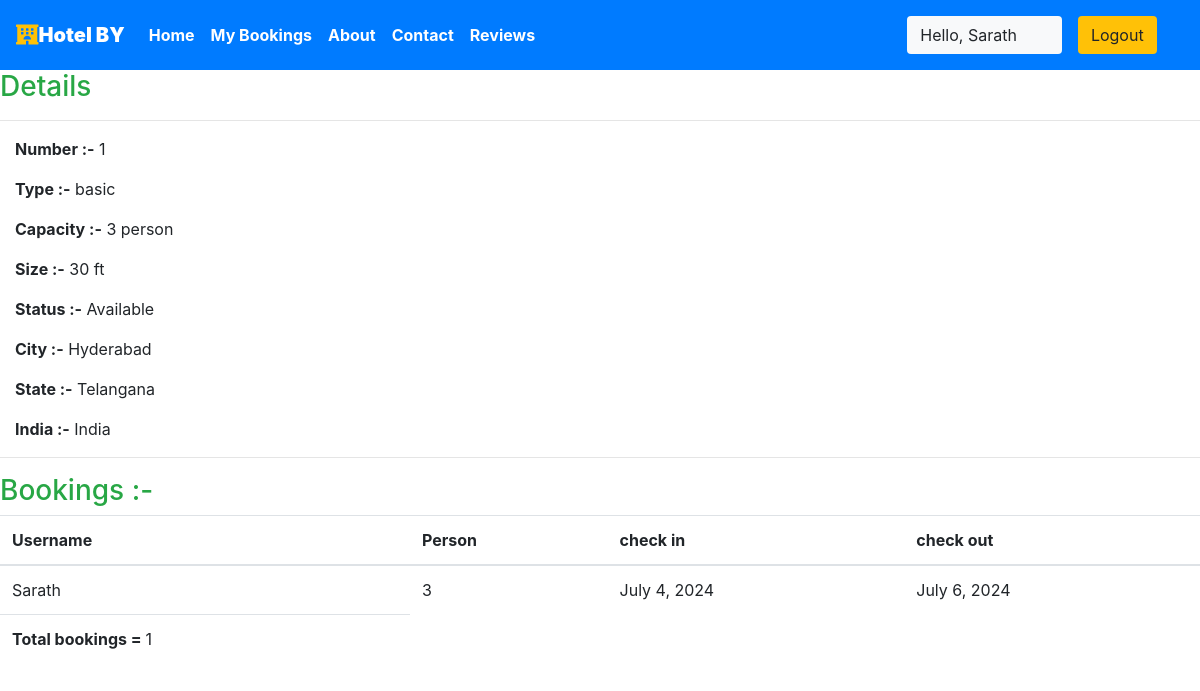
Page /staff/panel/view-room?roomid=1 (signed in) on the committed database.
### BY/models.py (models this page shows, shortened)
class Rooms(models.Model):
    ROOM_STATUS = (
        ("1", "available"),
        ("2", "not available"),
    )
    ROOM_TYPE = (
        ("1", "premium"),
        ("2", "deluxe"),
        ("3", "basic"),
    )
    room_type = models.CharField(max_length=50, choices=ROOM_TYPE)
    capacity = models.IntegerField()
    price = models.DecimalField(max_digits=10, decimal_places=2)
    size = models.IntegerField()
    hotel = models.ForeignKey(Hotels, related_name='rooms', on_delete=models.CASCADE)
    status = models.CharField(choices=ROOM_STATUS, max_length=15)
    roomnumber = models.IntegerField()

class Hotels(models.Model):
    name = models.CharField(max_length=30, default="BY")
    owner = models.CharField(max_length=20)
    location = models.CharField(max_length=50)
    state = models.CharField(max_length=50, default="Hyderabad")
    country = models.CharField(max_length=50, default="India")

class Reservation(models.Model):
    check_in = models.DateField()
    check_out = models.DateField()
    room = models.ForeignKey(Rooms, on_delete=models.CASCADE, related_name='reservations')
    guest = models.ForeignKey(User, on_delete=models.CASCADE)
    booking_id = models.CharField(max_length=100, default="null")

### BY/views.py (the view)
# urls.py: path('staff/panel/view-room', views.view_room, name="viewroom"),  # Added name for view-room
@login_required(login_url='/staff')
def view_room(request):
    room_id = request.GET['roomid']
    room = Rooms.objects.all().get(id=room_id)
    reservation = Reservation.objects.all().filter(room=room)
    return HttpResponse(render(request,'staff/viewroom.html',{'room':room,'reservations':reservation}))

### BY/templates/staff/viewroom.html
 {% extends 'basic.html' %} {% block title %}View Room {% endblock title %} {% block body %}
<h3 class="text-success"> Details</h3>
<hr>
<div class="container mx-0 ">
    <p><b>Number :-</b> {{room.roomnumber}}</p>
    <p><b>Type :-</b> {{room.get_room_type_display}}</p>
    <p><b>Capacity :-</b> {{room.capacity}} person</p>
    <p><b>Size :-</b> {{room.size}} ft</p>
    <p><b>Status :-</b> {{room.get_status_display| capfirst}} </p>
    <p><b>City :-</b> {{room.hotel.location| capfirst}} </p>
    <p><b>State :-</b> {{room.hotel.state| capfirst}} </p>
    <p><b>India :-</b> {{room.hotel.country| capfirst}} </p>
</div>
<hr> {% if reservations %}
<h3 class="text-success">Bookings :-</h3>
<table class="table">
    <thead>
        <th>Username</th>
        <th>Person</th>
        <th>check in</th>
        <th>check out</th>
    </thead>
    {% for each_detail in reservations %}
    <tr>
        <td>{{each_detail.guest.username}}</td>
        <td>{{each_detail.room.capacity}}</td>
        <td>{{each_detail.check_in}}</td>
        <td>{{each_detail.check_out}}</td>
    </tr>
    {% endfor %}
    <tr>
        <td><b>Total bookings = </b>{{reservations | length}}</td>
    </tr>
</table>
{% else %}
<p>No details found</p>
{% endif %} {% endblock body %}

### BY/templates/basic.html (shortened to what this page needs)
{% load static %}
<!DOCTYPE html>
<!DOCTYPE html>
<html lang="en">
<head>
    <link rel="stylesheet" href="https://use.fontawesome.com/releases/v5.7.0/css/all.css">
    <link rel="stylesheet" href="{% static 'bootstrap\bootstrap.css' %}">
    <link rel="stylesheet" href="https://maxcdn.bootstrapcdn.com/bootstrap/4.5.0/css/bootstrap.min.css" >
</head>
<body style="background-image: url('https://source.unsplash.com/random');height: 100%;">
    <div class="container-fluid px-0">
        <nav class="navbar navbar-expand-lg navbar-dark bg-primary font-weight-bold">
            <a class="navbar-brand text-bold bg-black " href="/"><i class="fas fa-hotel text-warning"></i><b>Hotel BY</b></a>
            <div class="collapse navbar-collapse " id="navbarSupportedContent">
                <ul class="navbar-nav mr-auto ">
                    {% if user.is_staff %}
                    <li class="nav-item active">
                        <a class="nav-link text-bold" href="/staffhome">Home </a>
                    </li>
                    {% elif user.is_staff == False and user.is_authenticated %}
                    <li class="nav-item active">
                            <a class="nav-link text-bold" href="/userhome">Home </a>
                        </li>
                    {% else %}
                    <li class="nav-item active">
                            <a class="nav-link text-bold " href="/home"> Home</a>
                        </li>
                    {% endif %}
                    {% if user.is_staff %}
                    <li class="nav-item active">
                        <a class="nav-link text-bold" href="/staff/panel">Dashboard </a>
                    </li>
                    {% elif user.is_staff == False and user.is_authenticated %}
                    <li class="nav-item active">
                            <a class="nav-link text-bold" href="/user/bookings">My Bookings </a>
                        </li>
                    {% endif %}
                    <li class="nav-item active">
                        <a class="nav-link text-bold" href="/about">About</a>
                    </li>
                    <li class="nav-item active">
                        <a class="nav-link text-bold" href="/contact">Contact </a>
                    </li>
                    <li class="nav-item active">
                        <a class="nav-link text-bold" href="/reviews">Reviews </a>
                    </li>
                </ul>
                {% if user.is_authenticated %}
                      <button class="btn btn-group bg-light" data-toggle="modal" data-target="#forlogin">
                       Hello, {{request.user}}
                       <a href="/logout" class="nav-link">
                    <button class="btn btn-group bg-warning" data-toggle="modal" data-target="#forlogin">
                        Logout
                    </button></a>&nbsp; &nbsp;
                    </button>
                {% endif %}
            </div>
        </nav>
    </div>
    {% block body %}
    {% endblock body %}
</body>
</html>

### BY/templates/basic.html (style rules this page uses)
a { text-decoration: none; }

### rows in the picture
Rooms: roomnumber "1", room_type "basic", capacity "3", size "30", status "Available", hotel.location "Hyderabad", hotel.state "Telangana", hotel.country "India"
Reservation: guest.username "Sarath", room.capacity "3", check_in "July 4, 2024", check_out "July 6, 2024"

### other values in the picture
{{ request.user }} "Sarath"
{{ reservations | length }} "1"
